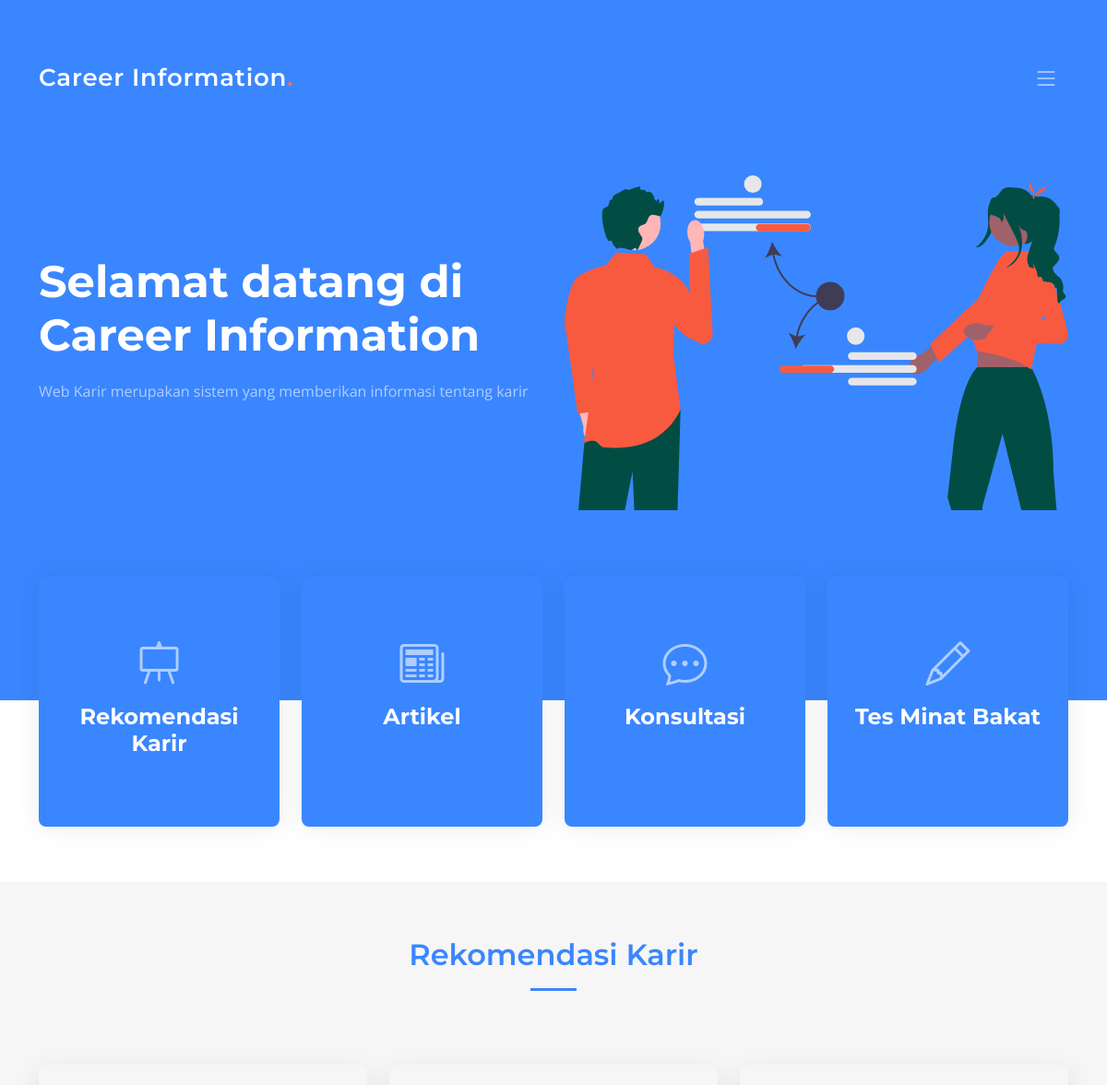
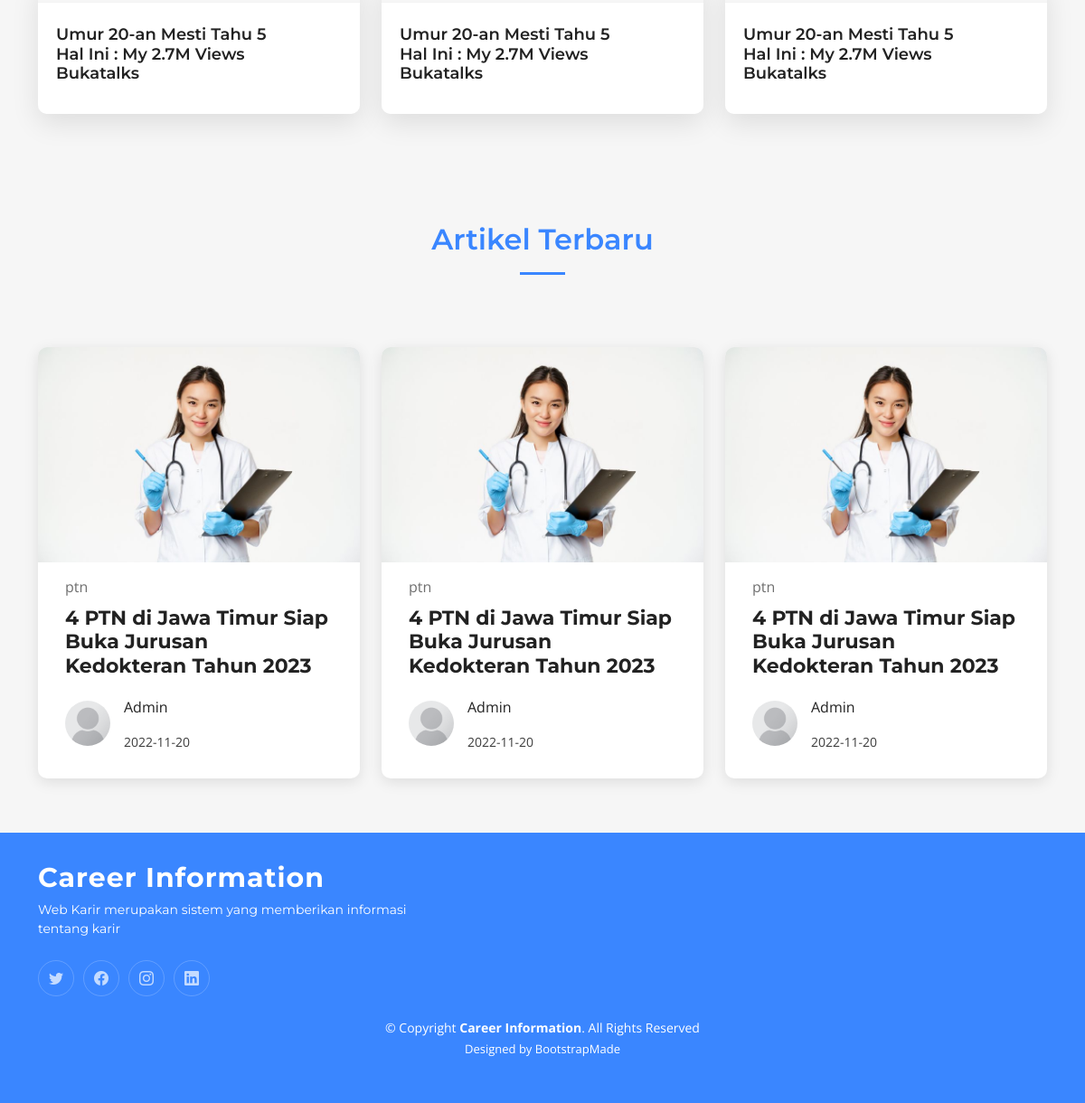
The page / on the database its author committed (2 pictures, top to bottom).
### tables this page shows
CREATE TABLE `videos` (
  `id` int(11) NOT NULL,
  `video_name` varchar(100) NOT NULL,
  `video_url` text NOT NULL
);

CREATE TABLE `artikel` (
  `id` int(11) NOT NULL,
  `judul` varchar(255) NOT NULL,
  `tanggal` date NOT NULL,
  `kategori` varchar(100) NOT NULL,
  `isi` text NOT NULL
);

### application/controllers/Main.php (called while the page is built, shortened)
<?php
class Main extends CI_Controller
{
  public function __construct()
  {
    $this->load->model('Artikel_model');
    $this->load->model('Videos_model');
  }
  public function index()
  {
    $data_artikel = $this->Artikel_model->get_artikel_limit(3);
    $data_videos = $this->Videos_model->get_videos_limit(3);
    $data = array(
      'title' => 'Home',
      'titleapp' => config_item('title'),
      'descapp' => config_item('desc'),
      'socmed' => config_item('socmed'),
      'data_artikel' => $data_artikel,
      'data_videos' => $data_videos,
    );
    $this->load->view('layout/header', $data);
    $this->load->view('index', $data);
    $this->load->view('layout/footer', $data);
  }
}

### index.php (called while the page is built, shortened)
<?php
require_once BASEPATH.'core/CodeIgniter.php';

### application/models/Videos_model.php (called while the page is built, shortened)
<?php
class Videos_model extends CI_Model
{
  public $table = 'videos';
  public $id = 'id';
  public $order = 'DESC';
  function get_videos_limit($limit)
  {
    $this->db->order_by($this->id, $this->order);
    $this->db->limit($limit);
    return $this->db->get($this->table)->result();
  }
}

### application/models/Artikel_model.php (called while the page is built, shortened)
<?php
class Artikel_model extends CI_Model
{
  public $table = 'artikel';
  public $id = 'id';
  public $order = 'DESC';
  function get_artikel_limit($limit)
  {
    $this->db->order_by($this->id, $this->order);
    $this->db->limit($limit);
    return $this->db->get($this->table)->result();
  }
  function get_by_id($id)
  {
    $this->db->where($this->id, $id);
    return $this->db->get($this->table)->row();
  }
}

### application/helpers/Akbr_helper.php (called while the page is built, shortened)
<?php if (!defined('BASEPATH')) exit('No direct script access allowed');
function get_images_from_articles($id_articles)
{
  $CI = &get_instance();
  $artikel = $CI->Artikel_model->get_by_id($id_articles);
  $body = $artikel->isi;
  preg_match_all('/<img[^>]+>/i', $body, $result);
  return $result[0];
}
function get_thumb_articles($id_articles)
{
  return get_images_from_articles($id_articles)[0];
}

### application/views/index.php (the view, shortened to what this page needs)
<section id="hero" class="hero">
  <div class="container position-relative">
    <div class="row gy-5" data-aos="fade-in">
      <div class="col-lg-6 order-2 order-lg-1 d-flex flex-column justify-content-center text-center text-lg-start">
        <h2>Selamat datang di <span><?= $titleapp; ?></span></h2>
        <p><?= $descapp; ?></p>
      </div>
      <div class="col-lg-6 order-1 order-lg-2">
        <img src="<?= base_url() ?>/assets-impact/img/hero-img.svg" class="img-fluid" alt="" data-aos="zoom-out" data-aos-delay="100">
      </div>
    </div>
  </div>
  <div class="icon-boxes position-relative">
    <div class="container position-relative">
      <div class="row gy-4 mt-5">
        <div class="col-xl-3 col-md-6" data-aos="fade-up" data-aos-delay="100">
          <div class="icon-box">
            <div class="icon"><i class="bi bi-easel"></i></div>
            <h4 class="title"><a href="<?= base_url('videos'); ?>" class="stretched-link">Rekomendasi Karir</a></h4>
          </div>
        </div>
        <div class="col-xl-3 col-md-6" data-aos="fade-up" data-aos-delay="200">
          <div class="icon-box">
            <div class="icon"><i class="bi bi-newspaper"></i></div>
            <h4 class="title"><a href="<?= base_url('artikel'); ?>" class="stretched-link">Artikel</a></h4>
          </div>
        </div>
        <div class="col-xl-3 col-md-6" data-aos="fade-up" data-aos-delay="300">
          <div class="icon-box">
            <div class="icon"><i class="bi bi-chat-dots"></i></div>
            <h4 class="title"><a href="<?= base_url('chat'); ?>" class="stretched-link">Konsultasi</a></h4>
          </div>
        </div>
        <div class="col-xl-3 col-md-6" data-aos="fade-up" data-aos-delay="500">
          <div class="icon-box">
            <div class="icon"><i class="bi bi-pencil"></i></div>
            <h4 class="title"><a href="<?= base_url('tmb'); ?>" class="stretched-link">Tes Minat Bakat</a></h4>
          </div>
        </div>
      </div>
    </div>
  </div>
</section>
<main id="main">
  <section id="portfolio" class="portfolio sections-bg">
    <div class="container" data-aos="fade-up">
      <div class="section-header">
        <a href="<?= base_url('videos'); ?>">
          <h2>Rekomendasi Karir</h2>
        </a>
      </div>
      <div class="portfolio-isotope" data-portfolio-filter="*" data-portfolio-layout="masonry" data-portfolio-sort="original-order" data-aos="fade-up" data-aos-delay="100">
        <div class="row gy-4 portfolio-container">
          <?php foreach ($data_videos as $video) : ?>
            <div class="col-xl-4 col-md-6 portfolio-item filter-app">
              <div class="portfolio-wrap">
                <div class="portfolio-info">
                  <h4><a href="<?= $video->video_url; ?>" title="More Details"><?= $video->video_name; ?></a></h4>
                </div>
              </div>
            </div>
          <?php endforeach ?>
        </div>
      </div>
  </section>
  <section id="recent-posts" class="recent-posts sections-bg">
    <div class="container" data-aos="fade-up">
      <div class="section-header">
        <a href="<?= base_url('artikel'); ?>">
          <h2>Artikel Terbaru</h2>
        </a>
      </div>
      <div class="row gy-4">
        <?php foreach ($data_artikel as $article) : ?>
          <div class="col-xl-4 col-md-6">
            <article>
              <div class="post-img">
                <?php echo get_thumb_articles($article->id); ?>
              </div>
              <p class="post-category"><?= $article->kategori; ?></p>
              <h2 class="title">
                <a href="<?= base_url('artikel/detail/' . $article->id); ?>"><?= $article->judul; ?></a>
              </h2>
              <div class="d-flex align-items-center">
                <img src="<?= base_url('assets/img/profile/default.png'); ?>" alt="" class="img-fluid post-author-img flex-shrink-0">
                <div class="post-meta">
                  <p class="post-author-list">Admin</p>
                  <p class="post-date">
                    <time datetime="2022-01-01"><?= $article->tanggal; ?></time>
                  </p>
                </div>
              </div>
            </article>
          </div>
        <?php endforeach ?>
      </div>
    </div>
  </section>
</main>

### application/views/layout/header.php (shortened to what this page needs)
<!DOCTYPE html>
<html lang="en">
<head>
  <link href="<?= base_url() ?>/assets-impact/vendor/bootstrap/css/bootstrap.min.css" rel="stylesheet">
  <link href="<?= base_url() ?>/assets-impact/vendor/bootstrap-icons/bootstrap-icons.css" rel="stylesheet">
  <link href="<?= base_url() ?>/assets-impact/vendor/aos/aos.css" rel="stylesheet">
  <link href="<?= base_url() ?>/assets-impact/vendor/glightbox/css/glightbox.min.css" rel="stylesheet">
  <link href="<?= base_url() ?>/assets-impact/vendor/swiper/swiper-bundle.min.css" rel="stylesheet">
  <link rel="stylesheet" href="<?= base_url(); ?>/assets/css/dataTables.bootstrap5.min.css">
  <link href="<?= base_url() ?>/assets-impact/css/main.css" rel="stylesheet">
</head>
<body>
  <section id="topbar" class="topbar d-flex align-items-center">
  </section>
  <header id="header" class="header d-flex align-items-center">
    <div class="container-fluid container-xl d-flex align-items-center justify-content-between">
      <a href="<?= base_url() ?>" class="logo d-flex align-items-center">
        <h1 style="font-size: 26px;"><?= $titleapp; ?><span>.</span></h1>
      </a>
      <i class="mobile-nav-toggle mobile-nav-show bi bi-list"></i>
    </div>
  </header>

### application/views/layout/footer.php (shortened to what this page needs)
<footer id="footer" class="footer">
  <div class="container">
    <div class="row gy-4">
      <div class="col-lg-5 col-md-12 footer-info">
        <a href="index.html" class="logo d-flex align-items-center">
          <span><?= $titleapp; ?></span>
        </a>
        <p><?= $descapp; ?></p>
        <div class="social-links d-flex mt-4">
          <a href="<?= $socmed['twitter']; ?>" class="twitter"><i class="bi bi-twitter"></i></a>
          <a href="<?= $socmed['facebook']; ?>" class="facebook"><i class="bi bi-facebook"></i></a>
          <a href="<?= $socmed['instagram']; ?>" class="instagram"><i class="bi bi-instagram"></i></a>
          <a href="<?= $socmed['linkedin']; ?>" class="linkedin"><i class="bi bi-linkedin"></i></a>
        </div>
      </div>
      <div class="col-lg-2 col-6 footer-links">
      </div>
      <div class="col-lg-2 col-6 footer-links">
      </div>
      <div class="col-lg-3 col-md-12 footer-contact text-center text-md-start">
      </div>
    </div>
  </div>
  <div class="container mt-4">
    <div class="copyright">
      &copy; Copyright <strong><span><?= $titleapp; ?></span></strong>. All Rights Reserved
    </div>
    <div class="credits">
      Designed by <a href="https://bootstrapmade.com/">BootstrapMade</a>
    </div>
  </div>
</footer>
<link href="<?= base_url('assets/summernote/summernote-lite.css'); ?>" rel="stylesheet">
</body>
</html>

### rows shown on the page
videos: video_name "Umur 20-an Mesti Tahu 5 Hal Ini : My 2.7M Views Bukatalks"
videos: video_name "Umur 20-an Mesti Tahu 5 Hal Ini : My 2.7M Views Bukatalks"
videos: video_name "Umur 20-an Mesti Tahu 5 Hal Ini : My 2.7M Views Bukatalks"
artikel: id+isi (picture), kategori "ptn", judul "4 PTN di Jawa Timur Siap Buka Jurusan Kedokteran Tahun 2023", tanggal "2022-11-20"
artikel: id+isi (picture), kategori "ptn", judul "4 PTN di Jawa Timur Siap Buka Jurusan Kedokteran Tahun 2023", tanggal "2022-11-20"
artikel: id+isi (picture), kategori "ptn", judul "4 PTN di Jawa Timur Siap Buka Jurusan Kedokteran Tahun 2023", tanggal "2022-11-20"

### other values the page prints
$titleapp "Career Information"
$descapp "Web Karir merupakan sistem yang memberikan informasi tentang karir"
